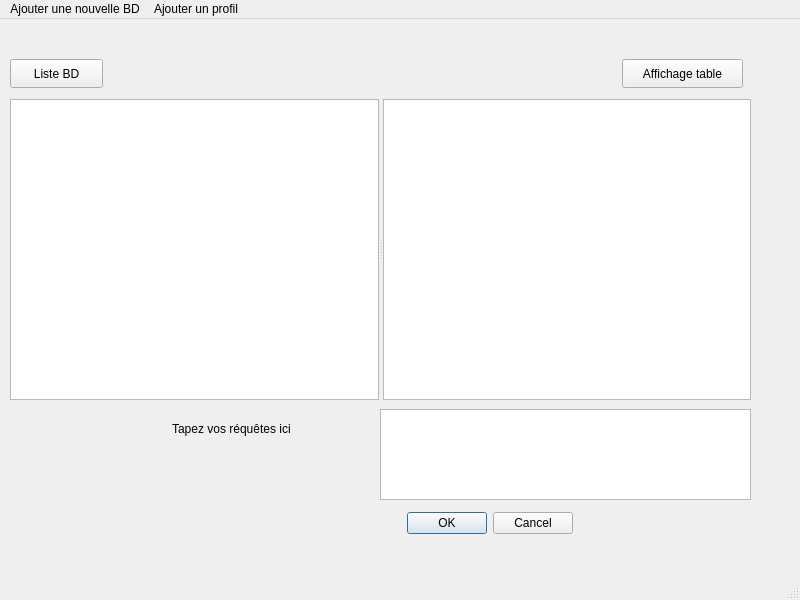
<?xml version="1.0" encoding="UTF-8"?>
<ui version="4.0">
 <class>UserInterfaceWithMenu</class>
 <widget class="QMainWindow" name="UserInterfaceWithMenu">
  <property name="geometry">
   <rect>
    <x>0</x>
    <y>0</y>
    <width>800</width>
    <height>600</height>
   </rect>
  </property>
  <property name="windowTitle">
   <string>MainWindow</string>
  </property>
  <widget class="QWidget" name="centralwidget">
   <widget class="QTextEdit" name="textEdit">
    <property name="geometry">
     <rect>
      <x>380</x>
      <y>390</y>
      <width>371</width>
      <height>91</height>
     </rect>
    </property>
   </widget>
   <widget class="QSplitter" name="splitter">
    <property name="geometry">
     <rect>
      <x>10</x>
      <y>80</y>
      <width>741</width>
      <height>301</height>
     </rect>
    </property>
    <property name="orientation">
     <enum>Qt::Horizontal</enum>
    </property>
    <widget class="QListView" name="listView_DB"/>
    <widget class="QTableView" name="tableView_DB"/>
   </widget>
   <widget class="QPushButton" name="pushButton_ListeBD">
    <property name="geometry">
     <rect>
      <x>10</x>
      <y>40</y>
      <width>93</width>
      <height>29</height>
     </rect>
    </property>
    <property name="text">
     <string>Liste BD</string>
    </property>
   </widget>
   <widget class="QPushButton" name="pushButton_2">
    <property name="geometry">
     <rect>
      <x>622</x>
      <y>40</y>
      <width>121</width>
      <height>29</height>
     </rect>
    </property>
    <property name="text">
     <string>Affichage table</string>
    </property>
   </widget>
   <widget class="QDialogButtonBox" name="buttonBox">
    <property name="geometry">
     <rect>
      <x>380</x>
      <y>490</y>
      <width>193</width>
      <height>29</height>
     </rect>
    </property>
    <property name="standardButtons">
     <set>QDialogButtonBox::Cancel|QDialogButtonBox::Ok</set>
    </property>
   </widget>
   <widget class="QLabel" name="label">
    <property name="geometry">
     <rect>
      <x>172</x>
      <y>400</y>
      <width>151</width>
      <height>20</height>
     </rect>
    </property>
    <property name="text">
     <string>Tapez vos réquêtes ici</string>
    </property>
   </widget>
  </widget>
  <widget class="QMenuBar" name="menubar">
   <property name="geometry">
    <rect>
     <x>0</x>
     <y>0</y>
     <width>800</width>
     <height>26</height>
    </rect>
   </property>
   <widget class="QMenu" name="menuAjouter_une_nouvelle_BD">
    <property name="title">
     <string>Ajouter une nouvelle BD</string>
    </property>
    <addaction name="actionAjouter_une_nouvelle_BD"/>
    <addaction name="actionCr_er_une_nouvelle_BD"/>
   </widget>
   <widget class="QMenu" name="menuAjouter_un_profil">
    <property name="title">
     <string>Ajouter un profil</string>
    </property>
    <addaction name="separator"/>
   </widget>
   <addaction name="menuAjouter_une_nouvelle_BD"/>
   <addaction name="menuAjouter_un_profil"/>
  </widget>
  <widget class="QStatusBar" name="statusbar"/>
  <action name="actionRien">
   <property name="text">
    <string>Rien</string>
   </property>
  </action>
  <action name="actionAjouter_une_nouvelle_BD">
   <property name="text">
    <string>Ajouter une nouvelle BD</string>
   </property>
  </action>
  <action name="actionCr_er_une_nouvelle_BD">
   <property name="text">
    <string>Créer une nouvelle BD</string>
   </property>
  </action>
 </widget>
 <resources/>
 <connections/>
</ui>
